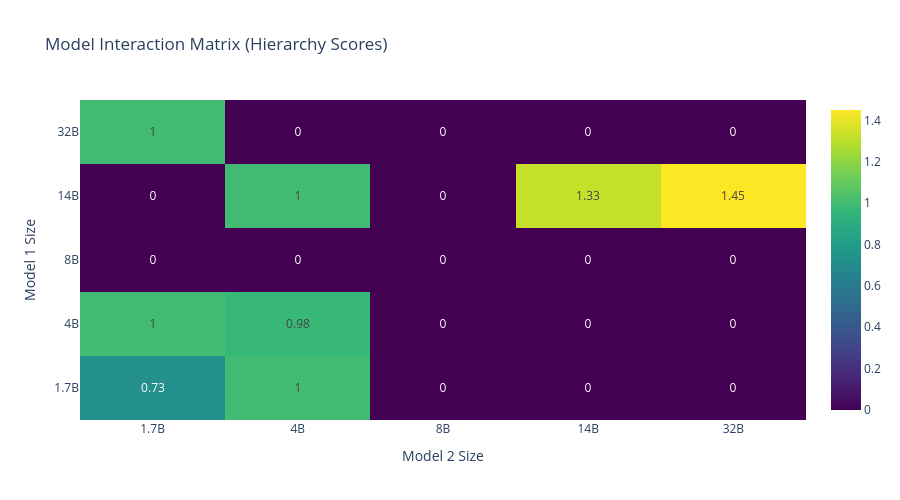

The notebook cell saved with this chart:
### Markdown cell above
## 4. Network and Relationship Visualizations

### Code cell
# 6. Chord Diagram using Plotly
# Create a matrix for model relationships with proper ordering
model_sizes = model_size_order
n_models = len(model_sizes)

# Create interaction matrix
interaction_matrix = np.zeros((n_models, n_models))
for i, m1 in enumerate(model_sizes):
    for j, m2 in enumerate(model_sizes):
        score = df[(df['model1_size'] == m1) & (df['model2_size'] == m2)]['hierarchy_score'].mean()
        interaction_matrix[i, j] = score if not np.isnan(score) else 0

# Create chord diagram using plotly
fig = go.Figure(data=go.Heatmap(
    z=interaction_matrix,
    x=model_sizes,
    y=model_sizes,
    colorscale='Viridis',
    text=np.round(interaction_matrix, 2),
    texttemplate="%{text}",
    textfont={"size": 12},
    hoverongaps=False
))

fig.update_layout(
    title='Model Interaction Matrix (Hierarchy Scores)',
    xaxis_title='Model 2 Size',
    yaxis_title='Model 1 Size',
    height=500
)

fig.show()

### Figure 1 — Plotly figure (JSON) as saved in the notebook; plotly's stock layout.template omitted (floating-point values rounded to 4 significant figures)
{"data": [{"colorscale": [[0, "#440154"], [0.1111, "#482878"], [0.2222, "#3e4989"], [0.3333, "#31688e"], [0.4444, "#26828e"], [0.5556, "#1f9e89"], [0.6667, "#35b779"], [0.7778, "#6ece58"], [0.8889, "#b5de2b"], [1, "#fde725"]], "hoverongaps": false, "text": [[0.73, 1.0, 0.0, 0.0, 0.0], [1.0, 0.98, 0.0, 0.0, 0.0], [0.0, 0.0, 0.0, 0.0, 0.0], [0.0, 1.0, 0.0, 1.33, 1.45], [1.0, 0.0, 0.0, 0.0, 0.0]], "textfont": {"size": 12}, "texttemplate": "%{text}", "type": "heatmap", "x": ["1.7B", "4B", "8B", "14B", "32B"], "y": ["1.7B", "4B", "8B", "14B", "32B"], "z": [[0.725, 1.0, 0.0, 0.0, 0.0], [1.0, 0.975, 0.0, 0.0, 0.0], [0.0, 0.0, 0.0, 0.0, 0.0], [0.0, 1.0, 0.0, 1.325, 1.45], [1.0, 0.0, 0.0, 0.0, 0.0]]}], "layout": {"height": 500, "title": {"text": "Model Interaction Matrix (Hierarchy Scores)"}, "xaxis": {"title": {"text": "Model 2 Size"}}, "yaxis": {"title": {"text": "Model 1 Size"}}}}
